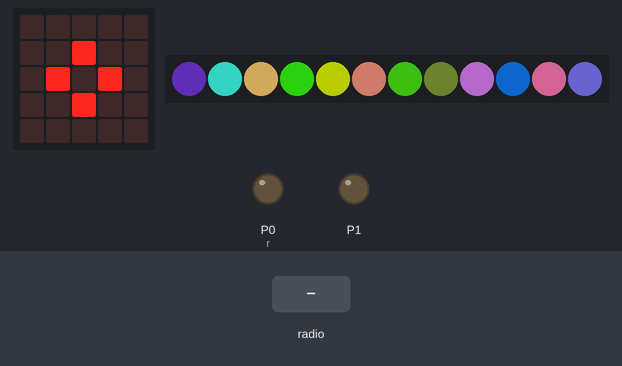
A program run on a simulated BBC micro:bit running MicroPython. Parts: the board's 5×5 LED display, 12 RGB LEDs in strip order, left to right, output pins drawn as LEDs (lit = HIGH). The test bench sets the inputs (shaded band). Dim RGB values are drawn brighter than linear; random numbers come from a fixed seed.

Above: at 1.2 s.
1.3 s: radio message "AB" arrives
At 2.1 s:
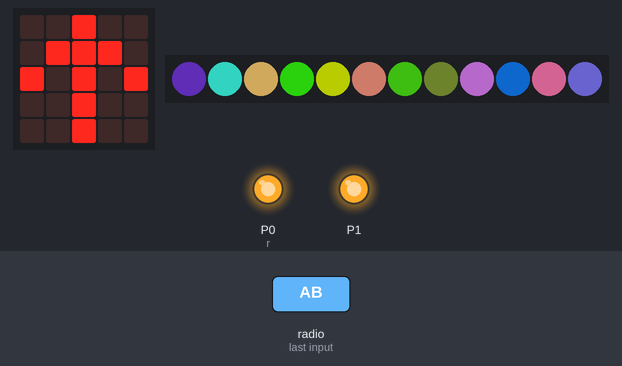
2.8 s: radio message "A" arrives
At 4.0 s:
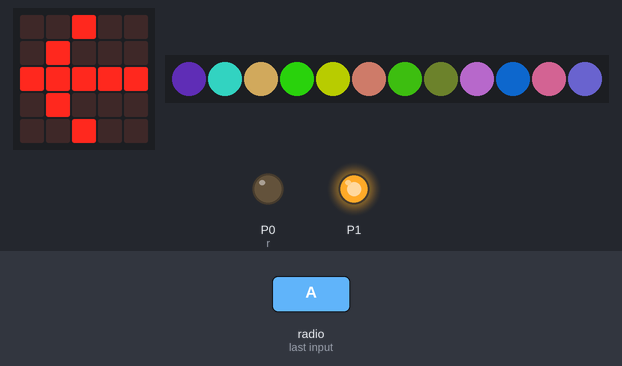
4.3 s: radio message "B" arrives
At 5.5 s:
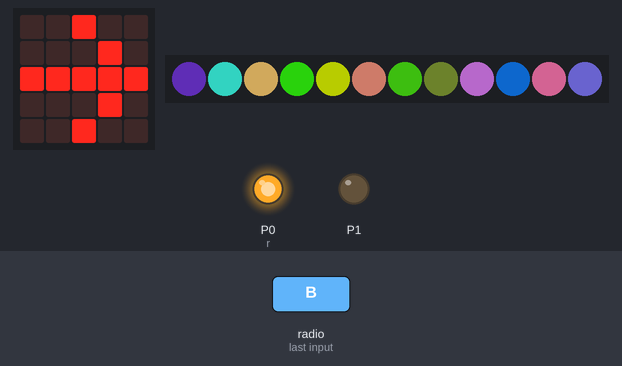
5.8 s: radio message "0" arrives
At 6.4 s:
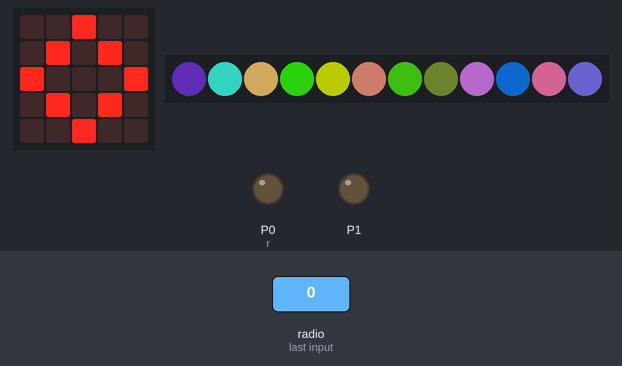
7.3 s: radio message "PR" arrives
At 7.8 s:
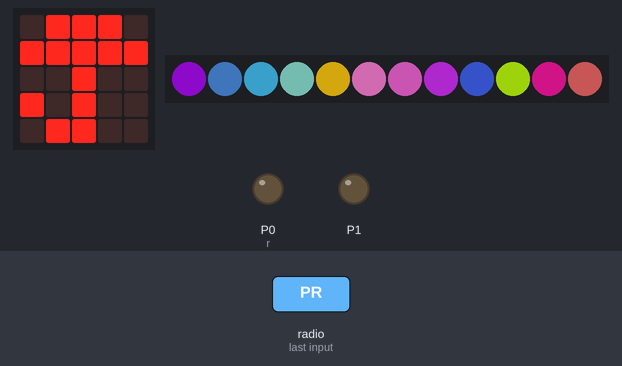
8.8 s: radio message "RB" arrives
At 9.9 s:
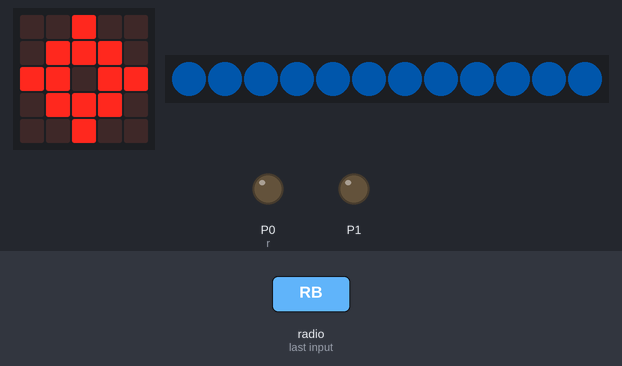
Timing chart, 0 to 11.3 s (numbered marks = the images above; inputs shaded):
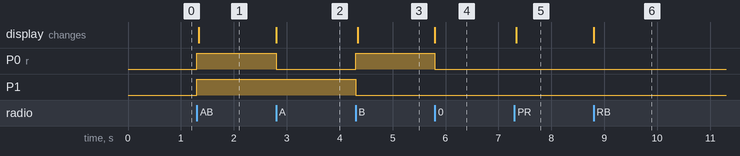

Measured:
- after the input at 1.3 s, P0 (r), P1: LOW → HIGH at once; the display: changes at once (image 1)
- after the input at 2.8 s, P0 (r): HIGH → LOW at once; the display: changes at once (image 2)
- after the input at 4.3 s, P0 (r): LOW → HIGH at once; P1: HIGH → LOW at once; the display: changes at once (image 3)
- after the input at 5.8 s, P0 (r): HIGH → LOW at once; the display: changes at once (image 4)
- after the input at 7.3 s, the display: changes at once (image 5)
- after the input at 8.8 s, the display: changes at once (image 6)

The program:

bot.py
```python
# -*- coding: utf-8 -*-
"""
Created on Wed Aug 28 12:49:52 2019

@author: siver
"""

from microbit import *
from random import randint
import neopixel
import radio

display.show(Image.DIAMOND_SMALL)
np = neopixel.NeoPixel(pin13, 12)

def pixelRainbow(i):
     for pixel_id in range(0, len(np)):
          r = i
          g = i + 24
          b = i + 48
          np[pixel_id] = (r, g, b)
     np.show()
     if i + 96 > 255:
          i -= 159
     return i + 48

def pixelReset():
     for pixel_id in range(0, len(np)):
          r = randint(0, 127)
          g = randint(0, 127)
          b = randint(0, 127)
          np[pixel_id] = (r, g, b)
     np.show()

pixelReset()
radio.on()
i = 0

while True:
     msg = radio.receive()
     if msg == "AB":
          display.show(Image.ARROW_N)
          pin0.write_digital(1)
          pin1.write_digital(1)
     if msg == "A":
          display.show(Image.ARROW_W)
          pin0.write_digital(0)
          pin1.write_digital(1)
     if msg == "B":
          display.show(Image.ARROW_E)
          pin0.write_digital(1)
          pin1.write_digital(0)
     if msg == "0":
          display.show(Image.DIAMOND)
          pin0.write_digital(0)
          pin1.write_digital(0)
     if msg == "PR":
          display.show(Image.UMBRELLA)
          pixelReset()
     if msg == "RB":
          display.show(Image.TARGET)
          i = pixelRainbow(i)
          sleep(20)
```
